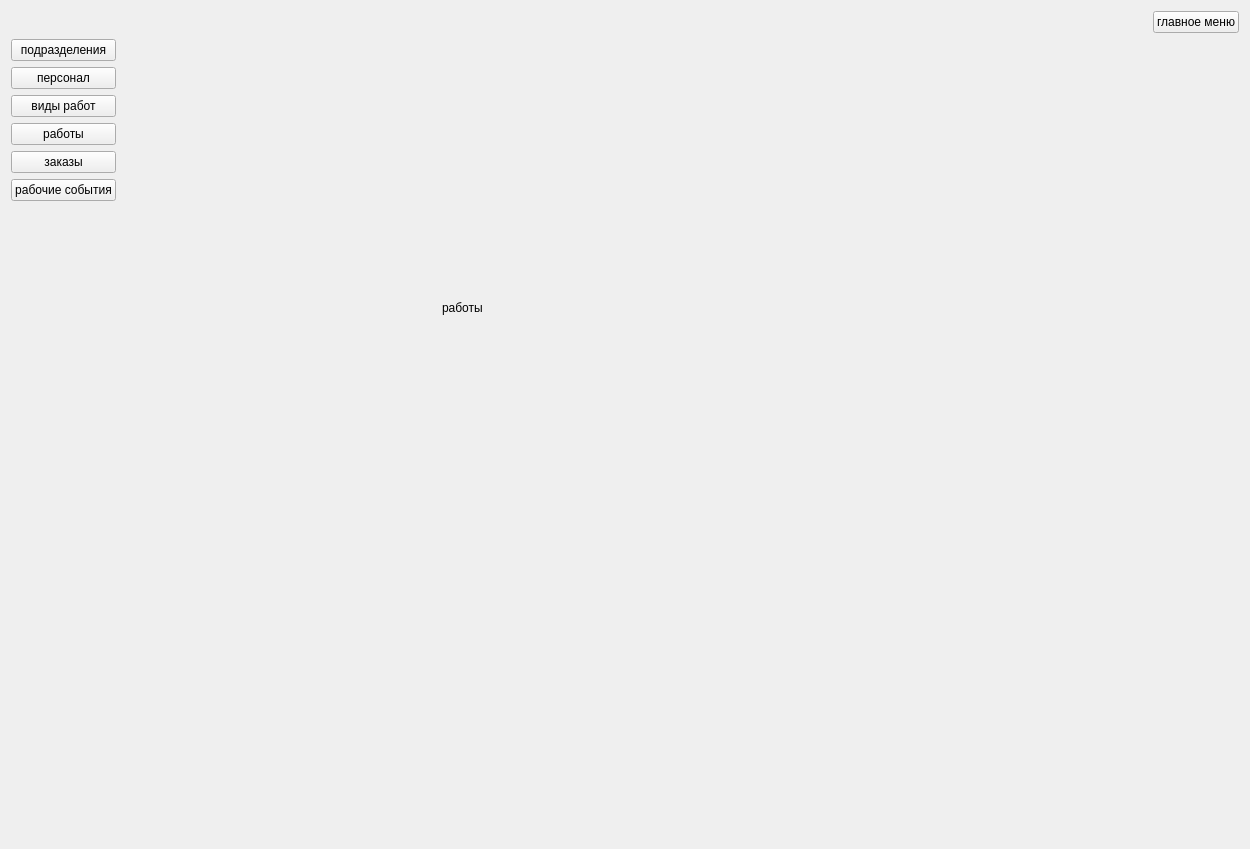
<?xml version="1.0" encoding="UTF-8"?>
<ui version="4.0">
 <class>ReportGenerationWidget</class>
 <widget class="QWidget" name="ReportGenerationWidget">
  <property name="geometry">
   <rect>
    <x>0</x>
    <y>0</y>
    <width>1250</width>
    <height>849</height>
   </rect>
  </property>
  <property name="windowTitle">
   <string>Form</string>
  </property>
  <layout class="QGridLayout" name="gridLayout">
   <item row="0" column="0">
    <layout class="QHBoxLayout" name="horizontalLayout">
     <item>
      <spacer name="horizontalSpacer_3">
       <property name="orientation">
        <enum>Qt::Orientation::Horizontal</enum>
       </property>
       <property name="sizeHint" stdset="0">
        <size>
         <width>40</width>
         <height>20</height>
        </size>
       </property>
      </spacer>
     </item>
     <item>
      <widget class="QPushButton" name="psb_go_to_main_menu">
       <property name="text">
        <string>главное меню</string>
       </property>
      </widget>
     </item>
    </layout>
   </item>
   <item row="1" column="0">
    <layout class="QHBoxLayout" name="horizontalLayout_2">
     <item>
      <layout class="QVBoxLayout" name="verticalLayout_4">
       <item>
        <widget class="QPushButton" name="psb_groups">
         <property name="text">
          <string>подразделения</string>
         </property>
         <property name="checkable">
          <bool>true</bool>
         </property>
         <attribute name="buttonGroup">
          <string notr="true">buttonGroup</string>
         </attribute>
        </widget>
       </item>
       <item>
        <widget class="QPushButton" name="pushButton_2">
         <property name="text">
          <string>персонал</string>
         </property>
         <property name="checkable">
          <bool>true</bool>
         </property>
         <attribute name="buttonGroup">
          <string notr="true">buttonGroup</string>
         </attribute>
        </widget>
       </item>
       <item>
        <widget class="QPushButton" name="pushButton_3">
         <property name="text">
          <string>виды работ</string>
         </property>
         <property name="checkable">
          <bool>true</bool>
         </property>
         <attribute name="buttonGroup">
          <string notr="true">buttonGroup</string>
         </attribute>
        </widget>
       </item>
       <item>
        <widget class="QPushButton" name="pushButton_4">
         <property name="text">
          <string>работы</string>
         </property>
         <property name="checkable">
          <bool>true</bool>
         </property>
         <attribute name="buttonGroup">
          <string notr="true">buttonGroup</string>
         </attribute>
        </widget>
       </item>
       <item>
        <widget class="QPushButton" name="pushButton_5">
         <property name="text">
          <string>заказы</string>
         </property>
         <property name="checkable">
          <bool>true</bool>
         </property>
         <attribute name="buttonGroup">
          <string notr="true">buttonGroup</string>
         </attribute>
        </widget>
       </item>
       <item>
        <widget class="QPushButton" name="pushButton_6">
         <property name="text">
          <string>рабочие события</string>
         </property>
         <property name="checkable">
          <bool>true</bool>
         </property>
         <attribute name="buttonGroup">
          <string notr="true">buttonGroup</string>
         </attribute>
        </widget>
       </item>
       <item>
        <spacer name="verticalSpacer_4">
         <property name="orientation">
          <enum>Qt::Orientation::Vertical</enum>
         </property>
         <property name="sizeHint" stdset="0">
          <size>
           <width>20</width>
           <height>40</height>
          </size>
         </property>
        </spacer>
       </item>
      </layout>
     </item>
     <item>
      <widget class="QStackedWidget" name="stackedWidget_2">
       <property name="currentIndex">
        <number>3</number>
       </property>
       <widget class="QWidget" name="page_3">
        <widget class="QLabel" name="label">
         <property name="geometry">
          <rect>
           <x>330</x>
           <y>300</y>
           <width>181</width>
           <height>18</height>
          </rect>
         </property>
         <property name="text">
          <string>подразделения</string>
         </property>
        </widget>
       </widget>
       <widget class="QWidget" name="page_4">
        <widget class="QLabel" name="label_2">
         <property name="geometry">
          <rect>
           <x>260</x>
           <y>260</y>
           <width>161</width>
           <height>18</height>
          </rect>
         </property>
         <property name="text">
          <string>персонал</string>
         </property>
        </widget>
       </widget>
       <widget class="QWidget" name="page_5">
        <widget class="QLabel" name="label_3">
         <property name="geometry">
          <rect>
           <x>270</x>
           <y>320</y>
           <width>161</width>
           <height>18</height>
          </rect>
         </property>
         <property name="text">
          <string>виды работ</string>
         </property>
        </widget>
       </widget>
       <widget class="QWidget" name="page_6">
        <widget class="QLabel" name="label_4">
         <property name="geometry">
          <rect>
           <x>320</x>
           <y>260</y>
           <width>161</width>
           <height>18</height>
          </rect>
         </property>
         <property name="text">
          <string>работы</string>
         </property>
        </widget>
       </widget>
       <widget class="QWidget" name="page_7">
        <widget class="QLabel" name="label_5">
         <property name="geometry">
          <rect>
           <x>300</x>
           <y>300</y>
           <width>161</width>
           <height>18</height>
          </rect>
         </property>
         <property name="text">
          <string>заказы</string>
         </property>
        </widget>
       </widget>
       <widget class="QWidget" name="page_8">
        <widget class="QLabel" name="label_6">
         <property name="geometry">
          <rect>
           <x>240</x>
           <y>270</y>
           <width>161</width>
           <height>18</height>
          </rect>
         </property>
         <property name="text">
          <string>рабочие события</string>
         </property>
        </widget>
       </widget>
      </widget>
     </item>
    </layout>
   </item>
  </layout>
 </widget>
 <resources/>
 <connections/>
 <buttongroups>
  <buttongroup name="buttonGroup">
   <property name="exclusive">
    <bool>true</bool>
   </property>
  </buttongroup>
 </buttongroups>
</ui>
